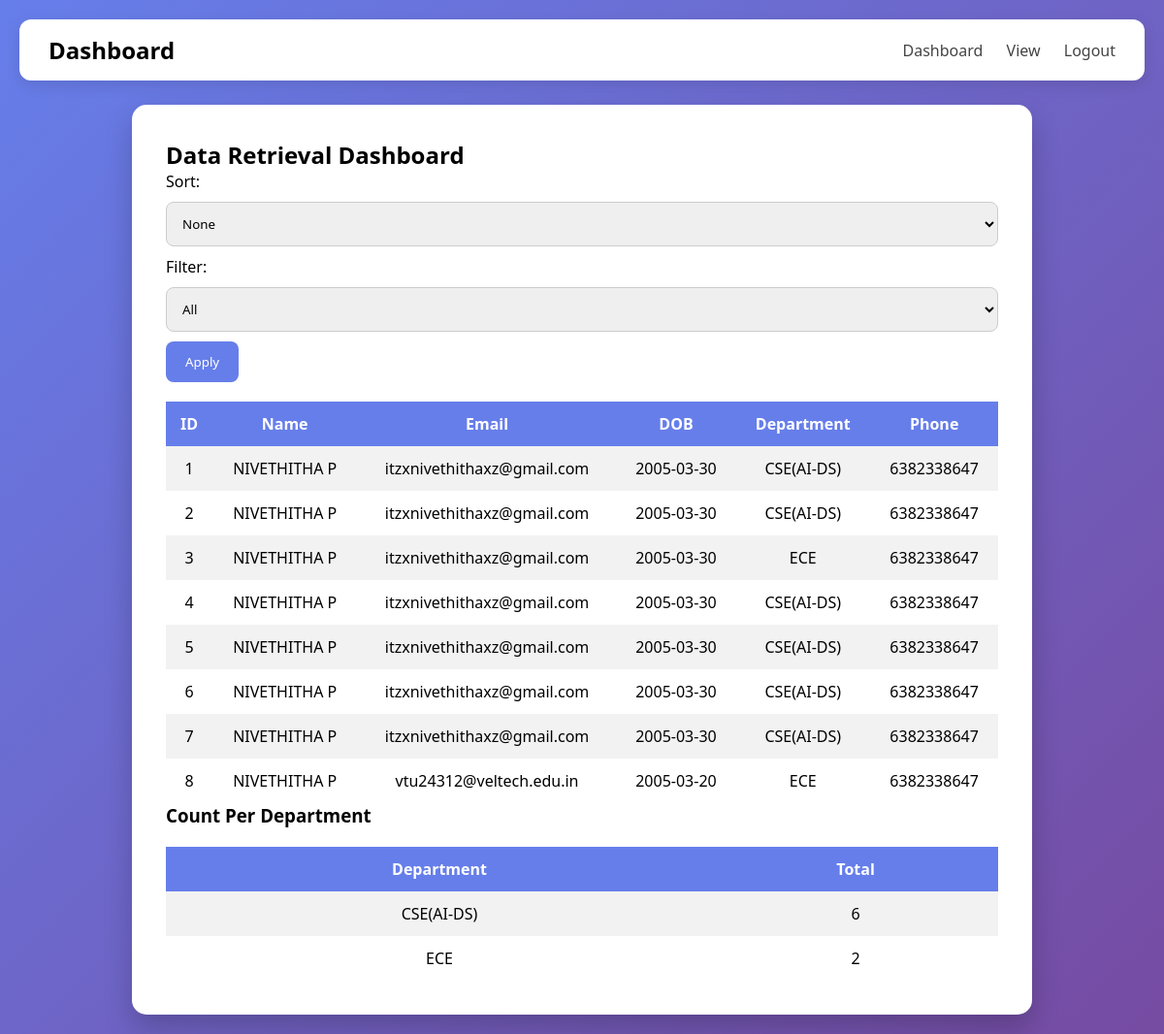
Page /dashboard.php (signed in) on the committed database.
### tables this page shows
CREATE TABLE `students` (
  `id` int NOT NULL,
  `name` varchar(100) NOT NULL,
  `email` varchar(100) NOT NULL,
  `dob` date NOT NULL,
  `department` varchar(100) NOT NULL,
  `phone` varchar(15) NOT NULL,
  `password` varchar(100) NOT NULL
);

### dashboard.php (the view, shortened to what this page needs)
<?php
$conn=mysqli_connect("localhost","root","greatnive@1130","student_db01");
$sort="";
$where="";
$sql="SELECT * FROM students $where $sort";
$result=mysqli_query($conn,$sql);
?>
<!DOCTYPE html>
<html>
<head>
<link rel="stylesheet" href="style.css">
</head>
<body>
<div class="navbar">
<h2>Dashboard</h2>
<div>
<a href="dashboard.php">Dashboard</a>
<a href="view.php">View</a>
<a href="logout.php">Logout</a>
</div>
</div>
<div class="container">
<h2>Data Retrieval Dashboard</h2>
<form method="GET">
Sort:
<select name="sort">
<option value="">None</option>
</select>
Filter:
<select name="department">
<option value="">All</option>
</select>
<button type="submit">Apply</button>
</form>
<table>
<tr>
<th>ID</th><th>Name</th><th>Email</th>
<th>DOB</th><th>Department</th><th>Phone</th>
</tr>
<?php
while($row=mysqli_fetch_assoc($result)){
echo "<tr>
<td>{$row['id']}</td>
<td>{$row['name']}</td>
<td>{$row['email']}</td>
<td>{$row['dob']}</td>
<td>{$row['department']}</td>
<td>{$row['phone']}</td>
</tr>";
}
?>
</table>
<h3>Count Per Department</h3>
<?php
$count_sql="SELECT department,COUNT(*) as total FROM students GROUP BY department";
$count_result=mysqli_query($conn,$count_sql);
echo "<table><tr><th>Department</th><th>Total</th></tr>";
while($row=mysqli_fetch_assoc($count_result)){
echo "<tr><td>{$row['department']}</td><td>{$row['total']}</td></tr>";
}
echo "</table>";
?>
</div>
</body>
</html>

### style.css (style rules this page uses)
* { margin:0;padding:0;box-sizing:border-box;font-family:'Segoe UI',sans-serif; }
body { background:linear-gradient(135deg,#667eea,#764ba2); min-height:100vh; padding:20px; }
.navbar { background:white; padding:15px 30px; border-radius:12px; margin-bottom:25px; display:flex; justify-content:space-between; align-items:center; box-shadow:0 5px 15px rgba(0,0,0,0.1); }
.navbar a { text-decoration:none; color:#444; margin-left:20px; font-weight:500; }
.container { background:white; padding:35px; border-radius:15px; width:80%; margin:auto; box-shadow:0 15px 30px rgba(0,0,0,0.2); }
input,select { width:100%; padding:12px; margin:10px 0; border-radius:8px; border:1px solid #ccc; }
button { padding:12px 20px; background:#667eea; color:white; border:none; border-radius:8px; cursor:pointer; }
table { width:100%; border-collapse:collapse; margin-top:20px; }
th,td { padding:12px; text-align:center; }
th { background:#667eea; color:white; }
tr:nth-child(even) { background:#f2f2f2; }

### rows in the picture
students: id "1", name "NIVETHITHA P", email "itzxnivethithaxz@gmail.com", dob "2005-03-30", department "CSE(AI-DS)", phone "6382338647"
students: id "2", name "NIVETHITHA P", email "itzxnivethithaxz@gmail.com", dob "2005-03-30", department "CSE(AI-DS)", phone "6382338647"
students: id "3", name "NIVETHITHA P", email "itzxnivethithaxz@gmail.com", dob "2005-03-30", department "ECE", phone "6382338647"
students: id "4", name "NIVETHITHA P", email "itzxnivethithaxz@gmail.com", dob "2005-03-30", department "CSE(AI-DS)", phone "6382338647"
students: id "5", name "NIVETHITHA P", email "itzxnivethithaxz@gmail.com", dob "2005-03-30", department "CSE(AI-DS)", phone "6382338647"
students: id "6", name "NIVETHITHA P", email "itzxnivethithaxz@gmail.com", dob "2005-03-30", department "CSE(AI-DS)", phone "6382338647"
students: id "7", name "NIVETHITHA P", email "itzxnivethithaxz@gmail.com", dob "2005-03-30", department "CSE(AI-DS)", phone "6382338647"
students: id "8", name "NIVETHITHA P", email "vtu24312@veltech.edu.in", dob "2005-03-20", department "ECE", phone "6382338647"

### other values in the picture
$row['department'] "CSE(AI-DS)"
$row['total'] "6"
$row['department'] "ECE"
$row['total'] "2"
